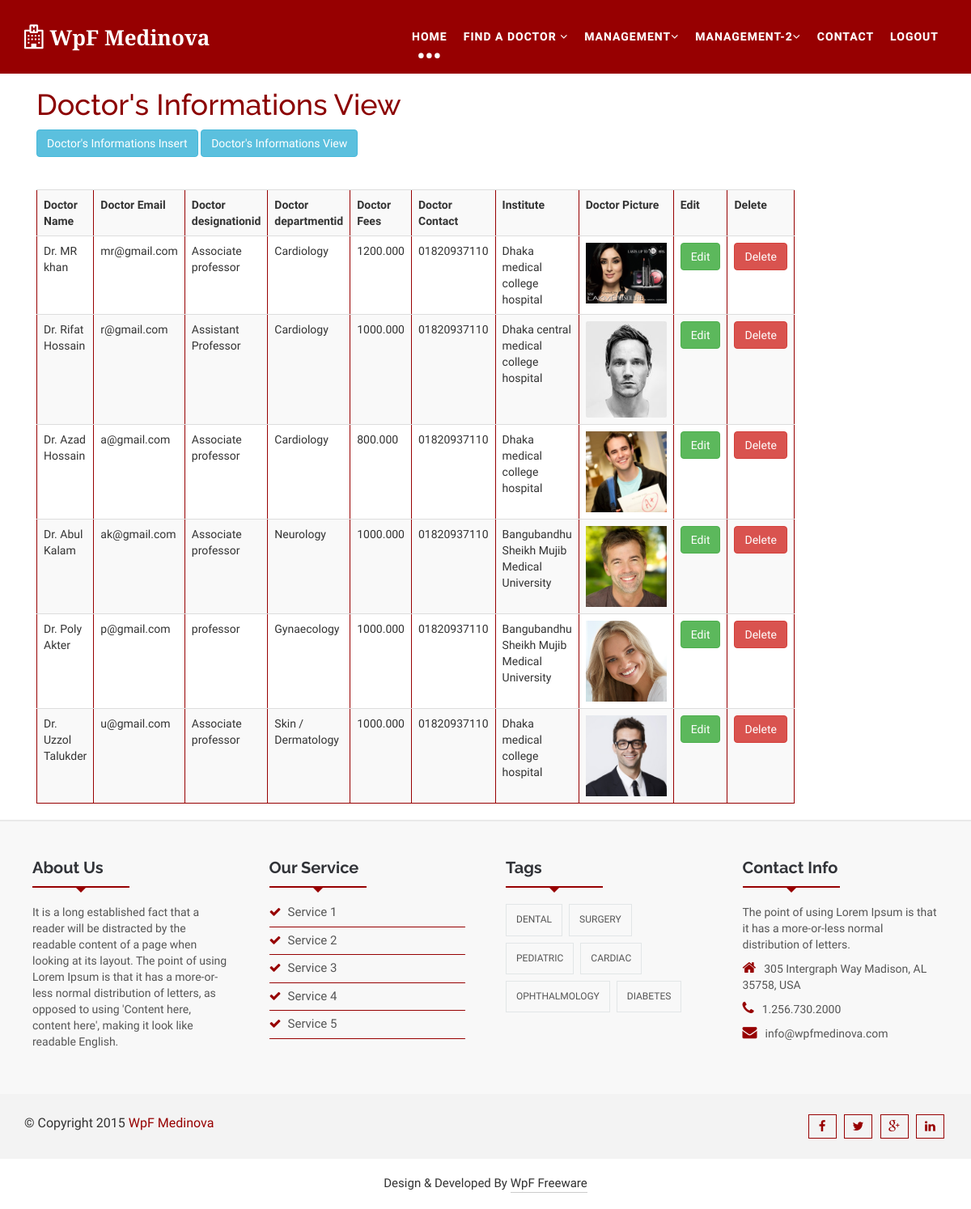
/index.php?e=doctor_view (signed in), run on the app's committed database.
### tables this page shows
CREATE TABLE `doctor` (
  `id` smallint(3) UNSIGNED NOT NULL,
  `name` varchar(50) NOT NULL,
  `email` varchar(50) NOT NULL,
  `password` char(32) NOT NULL,
  `fees` float(7,3) NOT NULL,
  `contact` varchar(14) NOT NULL,
  `picture` varchar(4) NOT NULL,
  `institute` varchar(100) DEFAULT NULL,
  `designationid` tinyint(3) UNSIGNED NOT NULL,
  `departmentid` tinyint(3) UNSIGNED NOT NULL,
  `status` tinyint(4) NOT NULL DEFAULT '0'
);

CREATE TABLE `designation` (
  `id` tinyint(3) UNSIGNED NOT NULL,
  `name` varchar(50) NOT NULL
);

CREATE TABLE `department` (
  `id` tinyint(3) UNSIGNED NOT NULL,
  `name` varchar(50) NOT NULL
);

### models/database.php (called while the page is built, shortened)
<?php
class Database {
    protected $db;
    function __construct() {
        $this->db = new mysqli("localhost", "root", "", "hospital");
    }
    public function view($table, $sel = NULL, $order = NULL, $where = NULL) {
        if ($sel == TRUE) {
            $sql = "select $sel from $table";
        } else {
            $sql = "select * from $table";
        }
        $temp = "";
        if ($where) {
            foreach ($where as $key => $value) {
                $temp .= "{$key}='{$value}'";
            }
            $sql .= " where $temp";
        }
        return $this->db->query($sql);
    }
}

### views/employee/doctor_view.php (the view, shortened to what this page needs)
<section id="blogArchive">
    <div class="container">
        <div class="col-md-6">
            <h1 style="color: darkred">Doctor's Informations View</h1>
            <a href="index.php?e=doctor" class="btn btn-info">Doctor's Informations Insert</a>
            <a href="index.php?e=doctor_view" class="btn btn-info">Doctor's Informations View</a>
            <br /><br /><br />
            <table class="table table-striped table-hover" border="1px" style="border: 1px solid #970001">
                <tr>
                    <th>Doctor Name</th>
                    <th>Doctor Email</th>
                    <th>Doctor designationid</th>
                    <th>Doctor departmentid</th>
                    <th>Doctor Fees</th>
                    <th>Doctor Contact</th>
                    <th>Institute</th>
                    <th>Doctor Picture</th>
                    <th>Edit</th>
                    <th>Delete</th>
                </tr>
                <?php
                $data = $d->view("doctor", "*");
                while ($value = $data->fetch_object()) {
                    echo "<tr>";
                    echo "<td>{$value->name}</td>";
                    echo "<td>{$value->email}</td>";
                    if ($value->designationid) {
                        $dataDeg = $d->view("designation", "*", '', ['id' => $value->designationid]);
                        while ($valueDeg = $dataDeg->fetch_object()) {
                            ?>
                            <td>
                                <?php echo $valueDeg->name
                                ?>
                            </td>
                            <?php
                        }
                    }
                    if ($value->departmentid) {
                        $dataDept = $d->view("department", "*", '', ['id' => $value->departmentid]);
                        while ($valueDept = $dataDept->fetch_object()) {
                            ?>
                            <td>
                                <?php echo $valueDept->name
                                ?>
                            </td>
                            <?php
                        }
                    }
                    echo "<td>{$value->fees}</td>";
                    echo "<td>{$value->contact}</td>";
                    echo "<td>{$value->institute}</td>";
                    echo "<td>";
                    if ($value->picture) {
                        ?>
                        <img src='images/doctor/pic/<?php echo md5("ab-1" . $value->id . "idb") ?>.<?php echo ($value->picture) ?>' width='100' />
                        <?php
                    } else {
                        echo "<img src='images/doctor/pic/no-image.png' width='100' />";
                    }
                    echo "</td>";
                    echo "<td><a href='index.php?e=doctor_edit&id={$value->id}' class='btn btn-success'>Edit</a></td>";
                    echo "<td><a href='index.php?e=doctor_delete&id={$value->id}' class='btn btn-danger'>Delete</a></td>";
                    echo "</tr>";
                }
                ?>
            </table>
        </div>
    </div>
</section>

### data on the page
doctor: name "Dr. MR khan", email "mr@gmail.com", fees "1200.000", contact "01820937110", institute "Dhaka medical college hospital", shows a picture
designation: name "Associate professor"
department: name "Cardiology"
doctor: name "Dr. Rifat Hossain", email "r@gmail.com", fees "1000.000", contact "01820937110", institute "Dhaka central medical college hospital", shows a picture
designation: name "Assistant Professor"
doctor: name "Dr. Azad Hossain", email "a@gmail.com", fees "800.000", contact "01820937110", institute "Dhaka medical college hospital", shows a picture
doctor: name "Dr. Abul Kalam", email "ak@gmail.com", fees "1000.000", contact "01820937110", institute "Bangubandhu Sheikh Mujib Medical University", shows a picture
department: name "Neurology"
doctor: name "Dr. Poly Akter", email "p@gmail.com", fees "1000.000", contact "01820937110", institute "Bangubandhu Sheikh Mujib Medical University", shows a picture
designation: name "professor"
department: name "Gynaecology"
doctor: name "Dr. Uzzol Talukder", email "u@gmail.com", fees "1000.000", contact "01820937110", institute "Dhaka medical college hospital", shows a picture
department: name "Skin / Dermatology"
